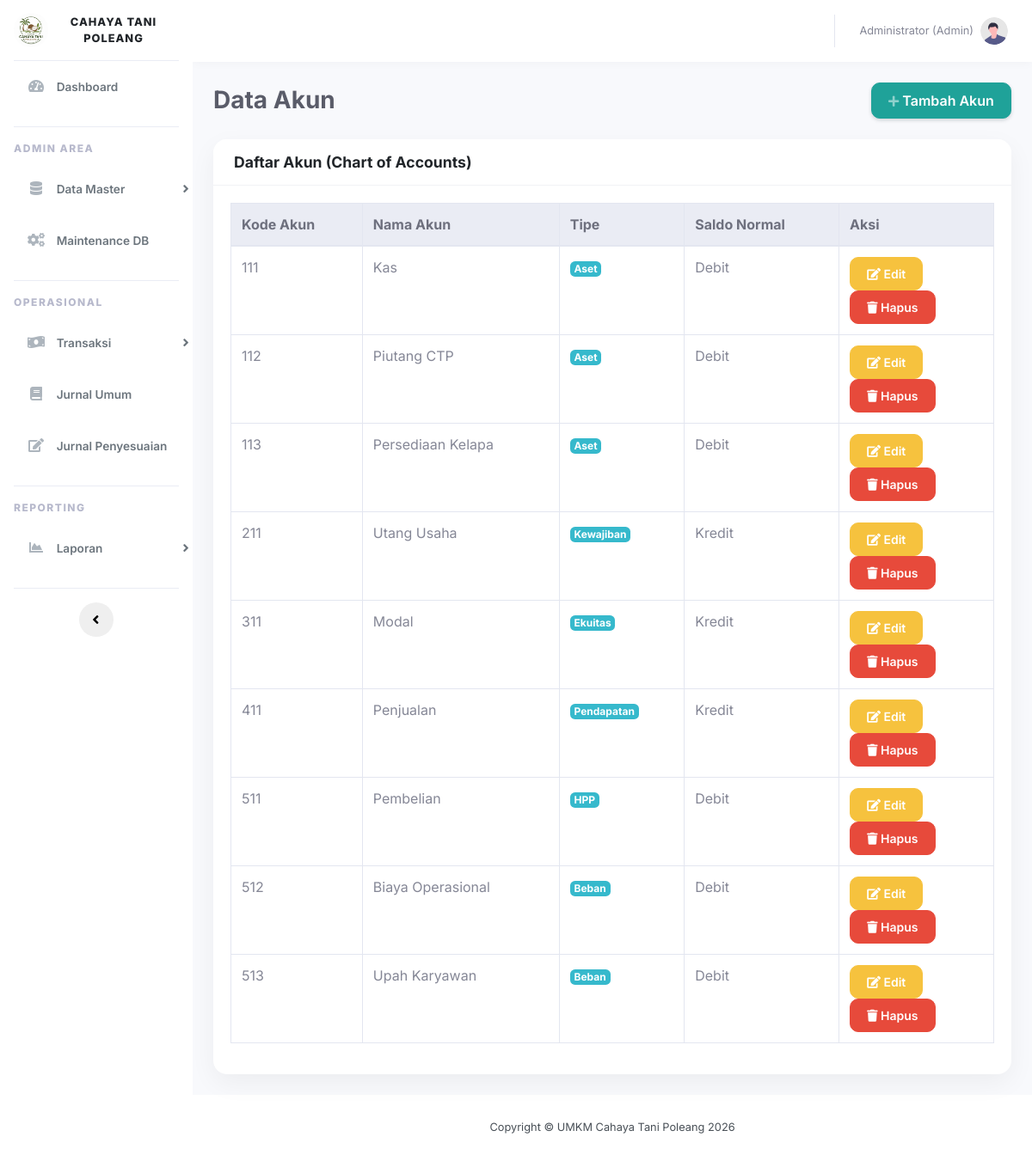
Page /pages/master_akun.php (signed in) on the committed database.
### tables this page shows
CREATE TABLE tb_akun (
    kode_akun VARCHAR(10) PRIMARY KEY,
    nama_akun VARCHAR(100) NOT NULL,
    tipe ENUM('Aset', 'Kewajiban', 'Ekuitas', 'Pendapatan', 'Beban', 'HPP') NOT NULL,
    saldo_normal ENUM('Debit', 'Kredit') NOT NULL
);

### pages/master_akun.php (the view, shortened to what this page needs)
<?php
require_once '../layouts/header.php';
require_once '../layouts/sidebar.php';
$result = $conn->query("SELECT * FROM tb_akun ORDER BY kode_akun ASC");
?>
<div class="d-sm-flex align-items-center justify-content-between mb-4">
    <h1 class="h3 mb-0 text-gray-800">Data Akun</h1>
    <button class="btn btn-primary shadow-sm" data-toggle="modal" data-target="#addModal">
        <i class="fas fa-plus fa-sm text-white-50"></i> Tambah Akun
    </button>
</div>
<div class="card shadow mb-4">
    <div class="card-header py-3">
        <h6 class="m-0 font-weight-bold text-primary">Daftar Akun (Chart of Accounts)</h6>
    </div>
    <div class="card-body">
        <div class="table-responsive">
            <table class="table table-bordered table-hover" width="100%" cellspacing="0">
                <thead class="thead-light">
                    <tr>
                        <th>Kode Akun</th>
                        <th>Nama Akun</th>
                        <th>Tipe</th>
                        <th>Saldo Normal</th>
                        <th width="180">Aksi</th>
                    </tr>
                </thead>
                <tbody>
                    <?php while ($row = $result->fetch_assoc()): ?>
                    <tr>
                        <td><?= htmlspecialchars($row['kode_akun']) ?></td>
                        <td><?= htmlspecialchars($row['nama_akun']) ?></td>
                        <td><span class="badge badge-info"><?= htmlspecialchars($row['tipe']) ?></span></td>
                        <td><?= htmlspecialchars($row['saldo_normal']) ?></td>
                        <td>
                            <button class="btn btn-sm btn-warning" data-toggle="modal" data-target="#editModal<?= $row['kode_akun'] ?>">
                                <i class="fas fa-edit"></i> Edit
                            </button>
                            <a href="?delete=<?= $row['kode_akun'] ?>" class="btn btn-sm btn-danger" onclick="return confirm('Yakin ingin menghapus akun ini?');">
                                <i class="fas fa-trash"></i> Hapus
                            </a>
                        </td>
                    </tr>
                    <?php endwhile; ?>
                </tbody>
            </table>
        </div>
    </div>
</div>
<?php require_once '../layouts/footer.php'; ?>

### assets/css/modern-theme.css (style rules this page uses)
:root { --primary-color: #1fa299; --primary-hover: #158b83; --secondary-color: #858796; --dark-color: #212529; --light-bg: #f4f6f9; --card-bg: #ffffff; --sidebar-bg: #1c2331; --sidebar-hover: rgba(255, 255, 255, 0.05); --border-radius-lg: 16px; --border-radius-md: 10px; --shadow-soft: 0 10px 30px rgba(0, 0, 0, 0.05); --shadow-sm: 0 4px 6px rgba(0, 0, 0, 0.04); }
body { font-family: 'Inter', sans-serif; background-color: var(--light-bg); color: #495057; }
h1, h2, h3, h4, h5, h6, .h1, .h2, .h3, .h4, .h5, .h6 { font-weight: 700; color: var(--dark-color); }
.card { border: none; border-radius: var(--border-radius-lg); box-shadow: var(--shadow-soft) !important; transition: transform 0.3s ease, box-shadow 0.3s ease; background-color: var(--card-bg); }
.card-header { background-color: #fff; border-bottom: 1px solid #f1f3f5; border-top-left-radius: var(--border-radius-lg) !important; border-top-right-radius: var(--border-radius-lg) !important; padding: 1.25rem 1.5rem; }
.card-header h6 { font-size: 1.1rem; color: var(--dark-color) !important; font-weight: 700 !important; }
.btn { border-radius: var(--border-radius-md); font-weight: 600; padding: 0.5rem 1.2rem; transition: all 0.2s ease; }
.btn-primary { background-color: var(--primary-color); border-color: var(--primary-color); }
.text-primary { color: var(--primary-color) !important; }

### rows in the picture
tb_akun: kode_akun "111", nama_akun "Kas", tipe "Aset", saldo_normal "Debit"
tb_akun: kode_akun "112", nama_akun "Piutang CTP", tipe "Aset", saldo_normal "Debit"
tb_akun: kode_akun "113", nama_akun "Persediaan Kelapa", tipe "Aset", saldo_normal "Debit"
tb_akun: kode_akun "211", nama_akun "Utang Usaha", tipe "Kewajiban", saldo_normal "Kredit"
tb_akun: kode_akun "311", nama_akun "Modal", tipe "Ekuitas", saldo_normal "Kredit"
tb_akun: kode_akun "411", nama_akun "Penjualan", tipe "Pendapatan", saldo_normal "Kredit"
tb_akun: kode_akun "511", nama_akun "Pembelian", tipe "HPP", saldo_normal "Debit"
tb_akun: kode_akun "512", nama_akun "Biaya Operasional", tipe "Beban", saldo_normal "Debit"
tb_akun: kode_akun "513", nama_akun "Upah Karyawan", tipe "Beban", saldo_normal "Debit"

### other values in the picture
$_SESSION['nama_lengkap'] "Administrator"
$_SESSION['role'] "Admin"
